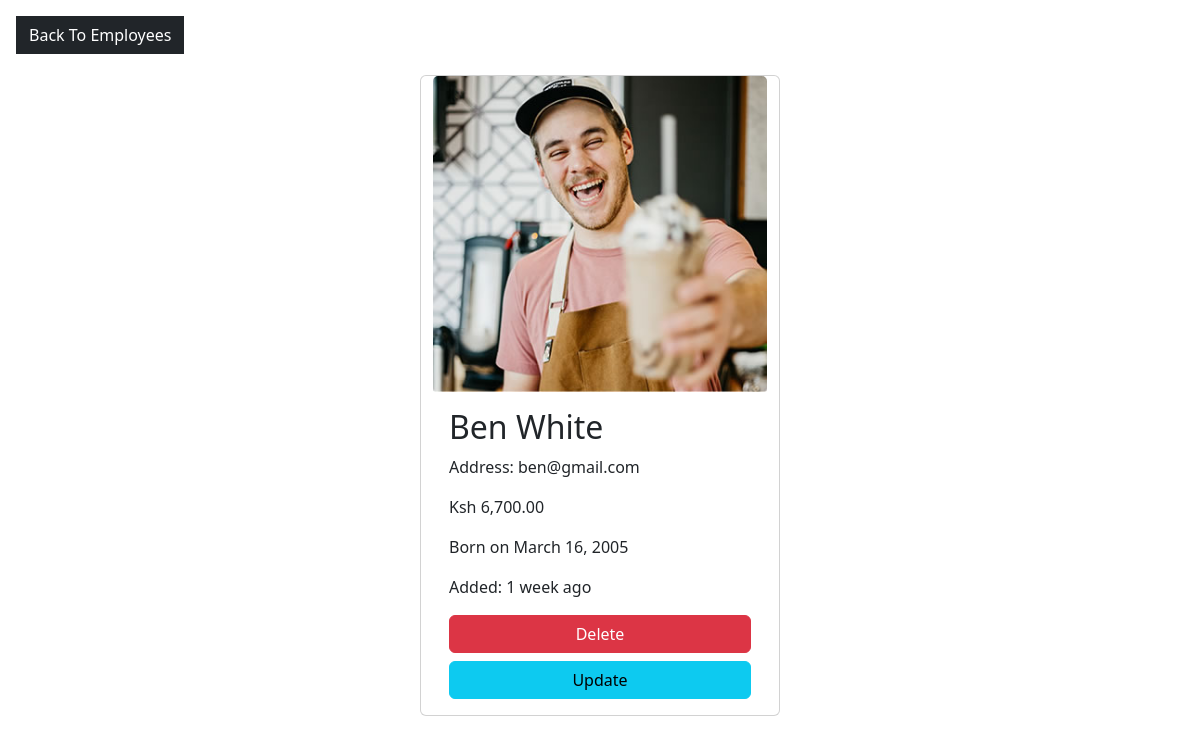
Page /employees/3 (signed in) on the committed database.
### mainapp/models.py (models this page shows, shortened)
class Employee(models.Model):
    name = models.CharField(max_length=50)
    email = models.EmailField(unique=True)
    dob = models.DateField(null=True)
    salary = models.DecimalField(max_digits=8, decimal_places=2)
    disabled = models.BooleanField(default=False)
    profile = models.ImageField(upload_to=unique_img_name, null=True, default="employees/employee.png")
    created_at = models.DateTimeField(auto_now_add=True, null=True)
    updated_at = models.DateTimeField(auto_now=True, null=True)

### mainapp/views.py (the view)
# urls.py: path('employees/<int:emp_id>', views.employee_details, name="details"),
@login_required
def employee_details(request, emp_id):
    employee = Employee.objects.get(pk=emp_id)
    return render(request, 'employee_details.html', {"employee":employee})

### templates/employee_details.html (shortened to what this page needs)
{% extends "base.html" %}
{% load humanize%}
{% block content%}
    <a href={% url 'all'%} class="btn btn-dark rounded-0 m-3">Back To Employees</a>
    <div class="container">
        <div class="row justify-content-center">
            <div class="card">
                {% if employee.profile %}
                <img src="{{ employee.profile.url}}" alt="" class="card-img-top">
                {% endif %}
                <div class="card-body">
                    <h2 class="card-title">{{ employee.name}}</h2>
                    <p class="card-text">Address: {{employee.email}}</p>
                    <p class="card-text">Ksh {{employee.salary | intcomma}}</p>
                    <p class="card-text">Born on {{employee.dob}}</p>
                    <p class="card-text">Added: {{employee.created_at | naturaltime}}</p>
                    {% if perms.mainapp.delete_employee %}
                    <a href="{% url 'delete' employee.id %}" class="btn btn-danger w-100">Delete</a>
                    {% endif %}
                    <br>
                    {% if perms.mainapp.change_employee %}
                    <a href="{% url 'update' employee.id %}" class="btn btn-info w-100 mt-2">Update</a>
                    {% endif %}
                </div>
            </div>
        </div>
    </div>
 {%  endblock content %}

### templates/employee_details.html (style rules this page uses)
.container { height: 40%; width:30%; margin-top: 5px; }

### rows in the picture
Employee: profile (picture), name "Ben White", email "ben@gmail.com", salary "6,700.00", dob "March 16, 2005", created_at "1 week ago"
